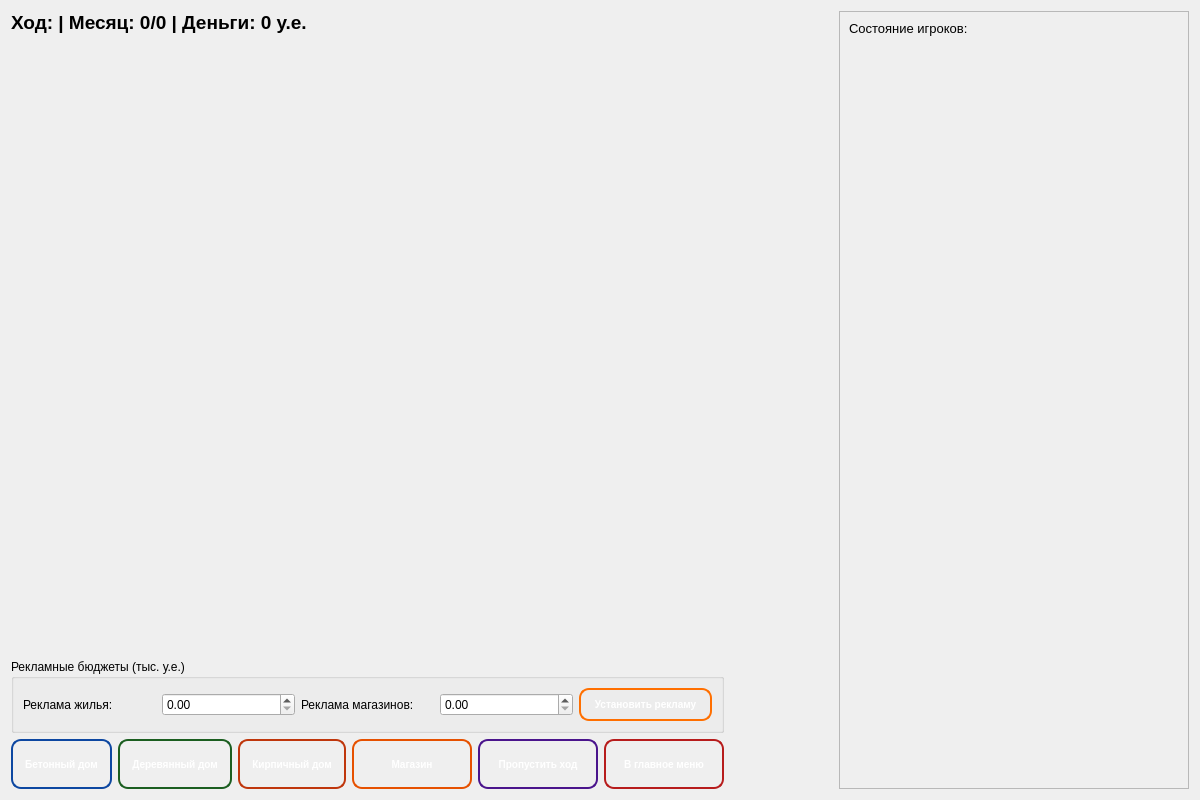
<?xml version="1.0" encoding="UTF-8"?>
<ui version="4.0">
 <class>GameWindow</class>
 <widget class="QWidget" name="GameWindow">
  <property name="geometry">
   <rect>
    <x>0</x>
    <y>0</y>
    <width>1200</width>
    <height>800</height>
   </rect>
  </property>
  <property name="windowTitle">
   <string>Игровое поле</string>
  </property>
  <property name="styleSheet">
   <string notr="true">QWidget#GameWindow {
    border-image: url(D:/Prak/grass.jpg);
    }
   </string>
  </property>
  <layout class="QHBoxLayout" name="mainHorizontalLayout">
   <item>
    <layout class="QVBoxLayout" name="leftVerticalLayout">
     <item>
      <widget class="QLabel" name="infoLabel">
       <property name="font">
        <font>
         <pointsize>14</pointsize>
         <bold>true</bold>
        </font>
       </property>
       <property name="text">
        <string>Ход: | Месяц: 0/0 | Деньги: 0 у.е.</string>
       </property>
       <property name="alignment">
        <set>Qt::AlignLeading</set>
       </property>
      </widget>
     </item>
     <item>
      <spacer name="verticalSpacer_2">
       <property name="orientation">
        <enum>Qt::Vertical</enum>
       </property>
       <property name="sizeHint" stdset="0">
        <size>
         <width>20</width>
         <height>40</height>
        </size>
       </property>
      </spacer>
     </item>
     <item>
      <layout class="QGridLayout" name="gridLayout">
       <property name="sizeConstraint">
        <enum>QLayout::SetFixedSize</enum>
       </property>
      </layout>
     </item>
     <item>
      <spacer name="verticalSpacer">
       <property name="orientation">
        <enum>Qt::Vertical</enum>
       </property>
       <property name="sizeHint" stdset="0">
        <size>
         <width>20</width>
         <height>40</height>
        </size>
       </property>
      </spacer>
     </item>
     
     <!-- Блок рекламы -->
     <item>
      <widget class="QGroupBox" name="groupBox">
       <property name="title">
        <string>Рекламные бюджеты (тыс. у.е.)</string>
       </property>
       <layout class="QHBoxLayout" name="horizontalLayout_3">
        <item>
         <widget class="QLabel" name="label">
          <property name="text">
           <string>Реклама жилья:</string>
          </property>
         </widget>
        </item>
        <item>
         <widget class="QDoubleSpinBox" name="housingAdSpinBox">
          <property name="minimum">
           <double>0.000000000000000</double>
          </property>
          <property name="maximum">
           <double>1000.000000000000000</double>
          </property>
          <property name="singleStep">
           <double>10.000000000000000</double>
          </property>
         </widget>
        </item>
        <item>
         <widget class="QLabel" name="label_2">
          <property name="text">
           <string>Реклама магазинов:</string>
          </property>
         </widget>
        </item>
        <item>
         <widget class="QDoubleSpinBox" name="marketAdSpinBox">
          <property name="minimum">
           <double>0.000000000000000</double>
          </property>
          <property name="maximum">
           <double>1000.000000000000000</double>
          </property>
          <property name="singleStep">
           <double>10.000000000000000</double>
          </property>
         </widget>
        </item>
        <item>
         <widget class="QPushButton" name="setAdvertisingButton">
          <property name="text">
           <string>Установить рекламу</string>
          </property>
          <property name="styleSheet">
           <string notr="true">QPushButton {
    background-color: qlineargradient(x1: 0, y1: 0, x2: 0, y2: 1,
    stop: 0 #FFC107, stop: 1 #FFA000);
    border: 2px solid #FF6F00;
    border-radius: 10px;
    color: white;
    font-weight: bold;
    font-size: 10px;
    padding: 8px 12px;
    }

    QPushButton:hover {
    background-color: qlineargradient(x1: 0, y1: 0, x2: 0, y2: 1,
    stop: 0 #FFD54F, stop: 1 #FFB300);
    border: 2px solid #FF8F00;
    }

    QPushButton:pressed {
    background-color: qlineargradient(x1: 0, y1: 0, x2: 0, y2: 1,
    stop: 0 #FFA000, stop: 1 #FF6F00);
    padding-top: 9px;
    padding-bottom: 7px;
    }</string>
          </property>
         </widget>
        </item>
       </layout>
      </widget>
     </item>
     
     <item>
      <layout class="QHBoxLayout" name="buttonsHorizontalLayout">
       <item>
        <widget class="QPushButton" name="buildConcreteHouseButton">
         <property name="minimumSize">
          <size>
           <width>100</width>
           <height>50</height>
          </size>
         </property>
         <property name="styleSheet">
          <string notr="true">QPushButton {
    background-color: qlineargradient(x1: 0, y1: 0, x2: 0, y2: 1,
    stop: 0 #2196F3, stop: 1 #1976D2);
    border: 2px solid #0D47A1;
    border-radius: 10px;
    color: white;
    font-weight: bold;
    font-size: 10px;
    padding: 8px 12px;
    }

    QPushButton:hover {
    background-color: qlineargradient(x1: 0, y1: 0, x2: 0, y2: 1,
    stop: 0 #42A5F5, stop: 1 #1E88E5);
    border: 2px solid #1565C0;
    }

    QPushButton:pressed {
    background-color: qlineargradient(x1: 0, y1: 0, x2: 0, y2: 1,
    stop: 0 #1976D2, stop: 1 #0D47A1);
    padding-top: 9px;
    padding-bottom: 7px;
    }</string>
         </property>
         <property name="text">
          <string>Бетонный дом</string>
         </property>
        </widget>
       </item>
       <item>
        <widget class="QPushButton" name="buildWoodHouseButton">
         <property name="minimumSize">
          <size>
           <width>100</width>
           <height>50</height>
          </size>
         </property>
         <property name="styleSheet">
          <string notr="true">QPushButton {
    background-color: qlineargradient(x1: 0, y1: 0, x2: 0, y2: 1,
    stop: 0 #4CAF50, stop: 1 #388E3C);
    border: 2px solid #1B5E20;
    border-radius: 10px;
    color: white;
    font-weight: bold;
    font-size: 10px;
    padding: 8px 12px;
    }

    QPushButton:hover {
    background-color: qlineargradient(x1: 0, y1: 0, x2: 0, y2: 1,
    stop: 0 #66BB6A, stop: 1 #43A047);
    border: 2px solid #2E7D32;
    }

    QPushButton:pressed {
    background-color: qlineargradient(x1: 0, y1: 0, x2: 0, y2: 1,
    stop: 0 #388E3C, stop: 1 #1B5E20);
    padding-top: 9px;
    padding-bottom: 7px;
    }</string>
         </property>
         <property name="text">
          <string>Деревянный дом</string>
         </property>
        </widget>
       </item>
       <item>
        <widget class="QPushButton" name="buildBrickHouseButton">
         <property name="minimumSize">
          <size>
           <width>100</width>
           <height>50</height>
          </size>
         </property>
         <property name="styleSheet">
          <string notr="true">QPushButton {
    background-color: qlineargradient(x1: 0, y1: 0, x2: 0, y2: 1,
    stop: 0 #FF5722, stop: 1 #D84315);
    border: 2px solid #BF360C;
    border-radius: 10px;
    color: white;
    font-weight: bold;
    font-size: 10px;
    padding: 8px 12px;
    }

    QPushButton:hover {
    background-color: qlineargradient(x1: 0, y1: 0, x2: 0, y2: 1,
    stop: 0 #FF8A65, stop: 1 #FF7043);
    border: 2px solid #E64A19;
    }

    QPushButton:pressed {
    background-color: qlineargradient(x1: 0, y1: 0, x2: 0, y2: 1,
    stop: 0 #D84315, stop: 1 #BF360C);
    padding-top: 9px;
    padding-bottom: 7px;
    }</string>
         </property>
         <property name="text">
          <string>Кирпичный дом</string>
         </property>
        </widget>
       </item>
       <item>
        <widget class="QPushButton" name="buildMarketButton">
         <property name="minimumSize">
          <size>
           <width>120</width>
           <height>50</height>
          </size>
         </property>
         <property name="styleSheet">
          <string notr="true">QPushButton {
    background-color: qlineargradient(x1: 0, y1: 0, x2: 0, y2: 1,
    stop: 0 #FF9800, stop: 1 #F57C00);
    border: 2px solid #E65100;
    border-radius: 10px;
    color: white;
    font-weight: bold;
    font-size: 10px;
    padding: 8px 12px;
    }

    QPushButton:hover {
    background-color: qlineargradient(x1: 0, y1: 0, x2: 0, y2: 1,
    stop: 0 #FFB74D, stop: 1 #FF9800);
    border: 2px solid #EF6C00;
    }

    QPushButton:pressed {
    background-color: qlineargradient(x1: 0, y1: 0, x2: 0, y2: 1,
    stop: 0 #F57C00, stop: 1 #E65100);
    padding-top: 9px;
    padding-bottom: 7px;
    }</string>
         </property>
         <property name="text">
          <string>Магазин</string>
         </property>
        </widget>
       </item>
       <item>
        <widget class="QPushButton" name="skipTurnButton">
         <property name="minimumSize">
          <size>
           <width>120</width>
           <height>50</height>
          </size>
         </property>
         <property name="styleSheet">
          <string notr="true">QPushButton {
    background-color: qlineargradient(x1: 0, y1: 0, x2: 0, y2: 1,
    stop: 0 #9C27B0, stop: 1 #7B1FA2);
    border: 2px solid #4A148C;
    border-radius: 10px;
    color: white;
    font-weight: bold;
    font-size: 10px;
    padding: 8px 12px;
    }

    QPushButton:hover {
    background-color: qlineargradient(x1: 0, y1: 0, x2: 0, y2: 1,
    stop: 0 #BA68C8, stop: 1 #8E24AA);
    border: 2px solid #6A1B9A;
    }

    QPushButton:pressed {
    background-color: qlineargradient(x1: 0, y1: 0, x2: 0, y2: 1,
    stop: 0 #7B1FA2, stop: 1 #4A148C);
    padding-top: 9px;
    padding-bottom: 7px;
    }</string>
         </property>
         <property name="text">
          <string>Пропустить ход</string>
         </property>
        </widget>
       </item>
       <item>
        <widget class="QPushButton" name="backButton">
         <property name="minimumSize">
          <size>
           <width>120</width>
           <height>50</height>
          </size>
         </property>
         <property name="styleSheet">
          <string notr="true">QPushButton {
    background-color: qlineargradient(x1: 0, y1: 0, x2: 0, y2: 1,
    stop: 0 #f44336, stop: 1 #D32F2F);
    border: 2px solid #B71C1C;
    border-radius: 10px;
    color: white;
    font-weight: bold;
    font-size: 10px;
    padding: 8px 12px;
    }

    QPushButton:hover {
    background-color: qlineargradient(x1: 0, y1: 0, x2: 0, y2: 1,
    stop: 0 #EF5350, stop: 1 #E53935);
    border: 2px solid #C62828;
    }

    QPushButton:pressed {
    background-color: qlineargradient(x1: 0, y1: 0, x2: 0, y2: 1,
    stop: 0 #D32F2F, stop: 1 #B71C1C);
    padding-top: 9px;
    padding-bottom: 7px;
    }</string>
         </property>
         <property name="text">
          <string>В главное меню</string>
         </property>
        </widget>
       </item>
      </layout>
     </item>
    </layout>
   </item>
   <item>
    <spacer name="horizontalSpacer">
     <property name="orientation">
      <enum>Qt::Horizontal</enum>
     </property>
     <property name="sizeHint" stdset="0">
      <size>
       <width>40</width>
       <height>20</height>
      </size>
     </property>
    </spacer>
   </item>
   <item>
    <widget class="QScrollArea" name="scrollArea">
     <property name="minimumSize">
      <size>
       <width>350</width>
       <height>600</height>
      </size>
     </property>
     <property name="maximumSize">
      <size>
       <width>400</width>
       <height>16777215</height>
      </size>
     </property>
     <property name="widgetResizable">
      <bool>true</bool>
     </property>
     <property name="alignment">
      <set>Qt::AlignTop</set>
     </property>
     <widget class="QWidget" name="scrollAreaWidgetContents">
      <property name="geometry">
       <rect>
        <x>0</x>
        <y>0</y>
        <width>348</width>
        <height>786</height>
       </rect>
      </property>
      <layout class="QVBoxLayout" name="verticalLayout_2">
       <item>
        <widget class="QLabel" name="playersInfoLabel">
         <property name="font">
          <font>
           <pointsize>10</pointsize>
          </font>
         </property>
         <property name="text">
          <string>Состояние игроков:</string>
         </property>
         <property name="alignment">
          <set>Qt::AlignTop</set>
         </property>
         <property name="wordWrap">
          <bool>true</bool>
         </property>
        </widget>
       </item>
      </layout>
     </widget>
    </widget>
   </item>
  </layout>
 </widget>
 <resources/>
 <connections/>
</ui>
